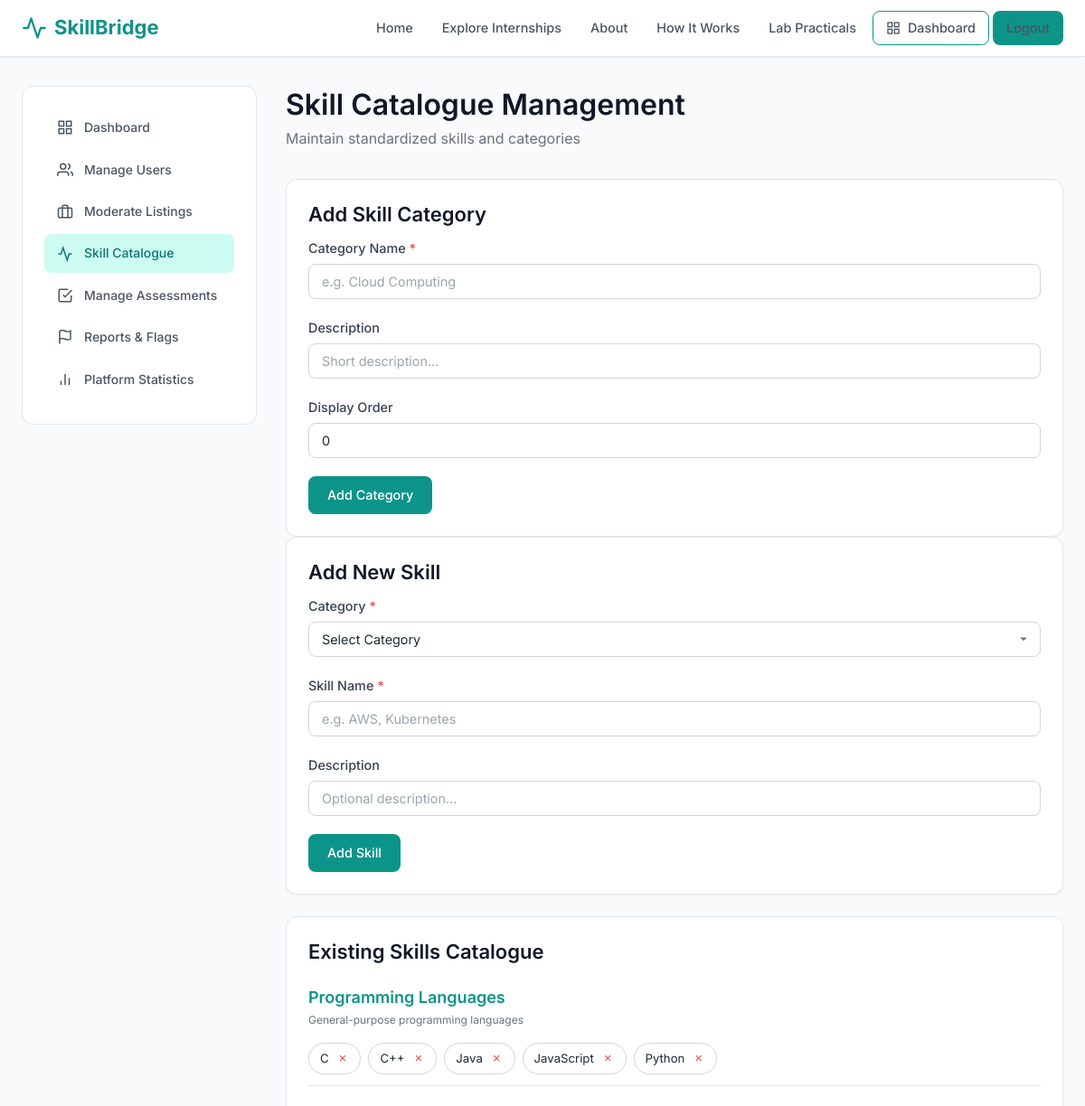
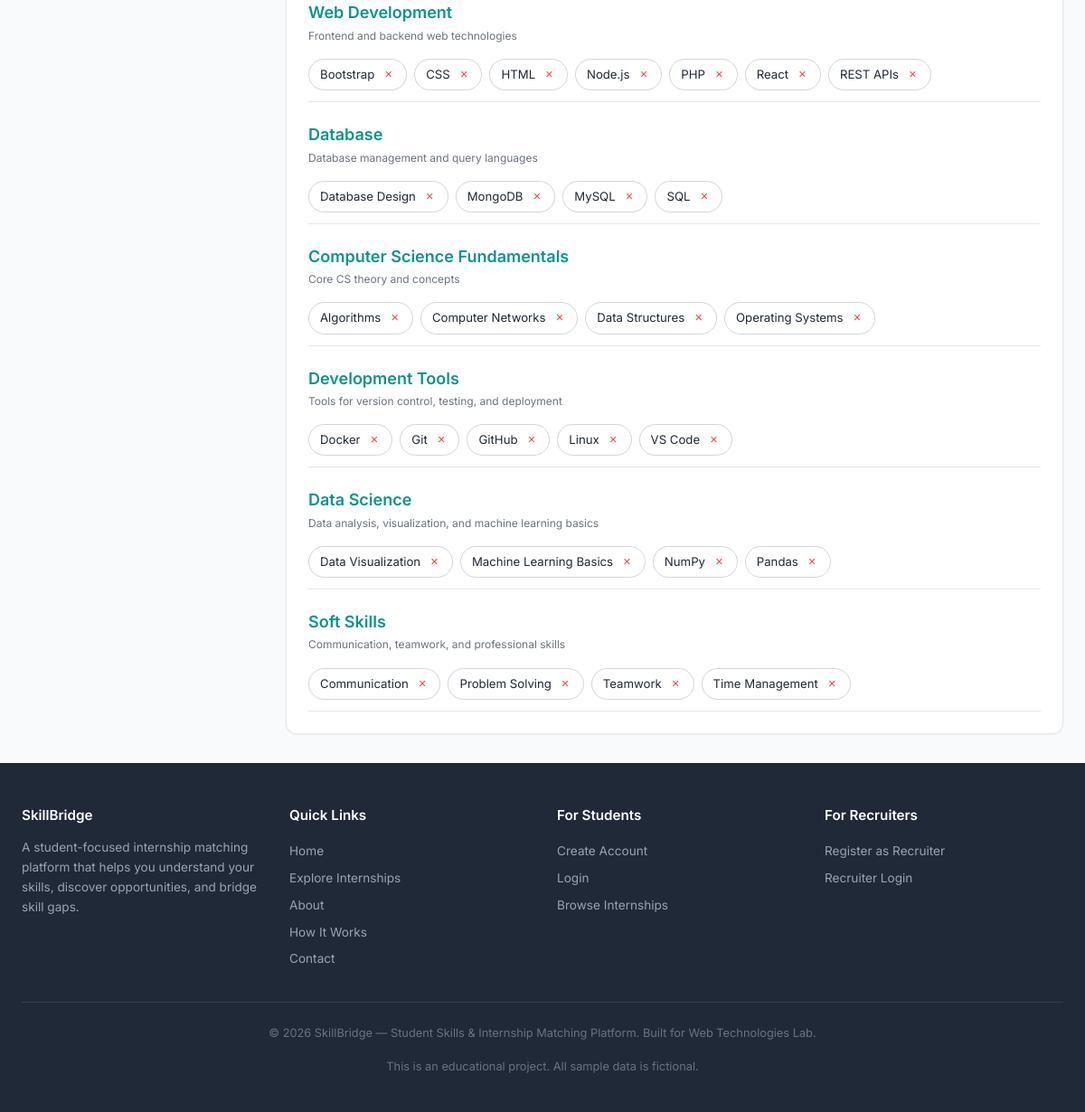
/admin/skills.php (signed in), run on the app's committed database (2 pictures, top to bottom).
### tables this page shows
CREATE TABLE skill_categories (
    id INT AUTO_INCREMENT PRIMARY KEY,
    name VARCHAR(100) NOT NULL,
    description VARCHAR(255) DEFAULT NULL,
    display_order INT DEFAULT 0,
    UNIQUE KEY uk_name (name)
);

CREATE TABLE skills (
    id INT AUTO_INCREMENT PRIMARY KEY,
    category_id INT NOT NULL,
    name VARCHAR(100) NOT NULL,
    description VARCHAR(255) DEFAULT NULL,
    UNIQUE KEY uk_name (name),
    FOREIGN KEY (category_id) REFERENCES skill_categories(id) ON DELETE CASCADE,
    INDEX idx_category (category_id)
);

### includes/functions.php (called while the page is built, shortened)
<?php
function e(?string $str): string {
    return htmlspecialchars($str ?? '', ENT_QUOTES, 'UTF-8');
}

### admin/skills.php (the view, shortened to what this page needs)
<?php
require_once __DIR__ . '/../includes/functions.php';
$db = getDB();
$categories = $db->query('SELECT * FROM skill_categories ORDER BY display_order, name')->fetchAll();
$allSkills = $db->query('SELECT s.*, sc.name AS category_name FROM skills s JOIN skill_categories sc ON sc.id = s.category_id ORDER BY sc.display_order, s.name')->fetchAll();
$grouped = [];
foreach ($allSkills as $s) {
    $grouped[$s['category_name']][] = $s;
}
include __DIR__ . '/../includes/header.php';
?>
<div class="main-content">
<div class="container">
    <div class="dashboard-layout">
        <?php include __DIR__ . '/sidebar.php'; ?>
        <div>
            <div class="page-header">
                <h1>Skill Catalogue Management</h1>
                <p>Maintain standardized skills and categories</p>
            </div>
            <div class="card-grid-2 mb-3">
                <div class="card">
                    <h3>Add Skill Category</h3>
                    <form method="POST" data-validate>
                        <div class="form-group">
                            <label>Category Name <span class="required">*</span></label>
                            <input type="text" name="cat_name" class="form-control" required placeholder="e.g. Cloud Computing">
                        </div>
                        <div class="form-group">
                            <label>Description</label>
                            <input type="text" name="cat_desc" class="form-control" placeholder="Short description...">
                        </div>
                        <div class="form-group">
                            <label>Display Order</label>
                            <input type="number" name="display_order" class="form-control" value="0">
                        </div>
                        <button type="submit" class="btn btn-primary">Add Category</button>
                    </form>
                </div>
                <div class="card">
                    <h3>Add New Skill</h3>
                    <form method="POST" data-validate>
                        <div class="form-group">
                            <label>Category <span class="required">*</span></label>
                            <select name="category_id" class="form-control" required>
                                <option value="">Select Category</option>
                            </select>
                        </div>
                        <div class="form-group">
                            <label>Skill Name <span class="required">*</span></label>
                            <input type="text" name="skill_name" class="form-control" required placeholder="e.g. AWS, Kubernetes">
                        </div>
                        <div class="form-group">
                            <label>Description</label>
                            <input type="text" name="skill_desc" class="form-control" placeholder="Optional description...">
                        </div>
                        <button type="submit" class="btn btn-primary">Add Skill</button>
                    </form>
                </div>
            </div>
            <div class="card">
                <h3>Existing Skills Catalogue</h3>
                <?php foreach ($categories as $cat): ?>
                <div style="margin-top:1.5rem; padding-bottom:0.75rem; border-bottom:1px solid var(--gray-200);">
                    <h4 style="color:var(--primary);margin-bottom:0.25rem;"><?php echo e($cat['name']); ?></h4>
                    <p class="text-xs text-muted mb-2"><?php echo e($cat['description']); ?></p>
                    <div class="d-flex flex-wrap gap-1">
                        <?php
                        $skillsInCat = $grouped[$cat['name']] ?? [];
                        if (empty($skillsInCat)): ?>
                            <span class="text-xs text-muted">No skills in this category yet.</span>
                        <?php else:
                            foreach ($skillsInCat as $sk): ?>
                            <div class="skill-chip d-flex align-center gap-1">
                                <span><?php echo e($sk['name']); ?></span>
                                <form method="POST" style="display:inline;" onsubmit="return confirm('Delete this skill?')">
                                    <button type="submit" style="background:none;border:none;color:var(--danger);cursor:pointer;font-size:0.9rem;padding:0 0.2rem;">&times;</button>
                                </form>
                            </div>
                        <?php endforeach; endif; ?>
                    </div>
                </div>
                <?php endforeach; ?>
            </div>
        </div>
    </div>
</div>
</div>
<?php include __DIR__ . '/../includes/footer.php'; ?>

### assets/css/style.css (style rules this page uses)
:root { --primary: #0d9488; --primary-dark: #0f766e; --primary-light: #ccfbf1; --secondary: #4f46e5; --secondary-light: #e0e7ff; --accent: #f59e0b; --success: #10b981; --danger: #ef4444; --warning: #f59e0b; --info: #3b82f6; --purple: #8b5cf6; --gray-50: #f9fafb; --gray-100: #f3f4f6; --gray-200: #e5e7eb; --gray-300: #d1d5db; --gray-400: #9ca3af; --gray-500: #6b7280; --gray-600: #4b5563; --gray-700: #374151; --gray-800: #1f2937; --gray-900: #111827; --white: #ffffff; --font-sans: 'Inter', -apple-system, BlinkMacSystemFont, 'Segoe UI', Roboto, sans-serif; --font-mono: 'Fira Code', 'Consolas', monospace; --shadow-sm: 0 1px 2px 0 rgba(0,0,0,0.05); --shadow: 0 1px 3px 0 rgba(0,0,0,0.1), 0 1px 2px -1px rgba(0,0,0,0.1); --shadow-md: 0 4px 6px -1px rgba(0,0,0,0.1), 0 2px 4px -2px rgba(0,0,0,0.1); --shadow-lg: 0 10px 15px -3px rgba(0,0,0,0.1), 0 4px 6px -4px rgba(0,0,0,0.1); --radius: 8px; --radius-lg: 12px; --transition: all 0.2s ease; }
*, *::before, *::after { margin: 0; padding: 0; box-sizing: border-box; }
html { scroll-behavior: smooth; font-size: 16px; }
body { font-family: var(--font-sans); color: var(--gray-800); background-color: var(--gray-50); line-height: 1.6; min-height: 100vh; display: flex; flex-direction: column; }
h1, h2, h3, h4, h5, h6 { color: var(--gray-900); font-weight: 600; line-height: 1.3; margin-bottom: 0.5em; }
h1 { font-size: 2rem; }
h3 { font-size: 1.375rem; }
h4 { font-size: 1.125rem; }
p { margin-bottom: 1rem; }
.container { width: 100%; max-width: 1200px; margin: 0 auto; padding: 0 1.5rem; }
.main-content { flex: 1; padding: 2rem 0; }
.btn { display: inline-flex; align-items: center; gap: 0.5rem; padding: 0.625rem 1.25rem; border: 1px solid transparent; border-radius: var(--radius); font-size: 0.9rem; font-weight: 500; cursor: pointer; transition: var(--transition); text-align: center; text-decoration: none; line-height: 1.4; font-family: inherit; }
.btn-primary { background: var(--primary); color: var(--white); }
.card { background: var(--white); border: 1px solid var(--gray-200); border-radius: var(--radius-lg); padding: 1.5rem; box-shadow: var(--shadow-sm); transition: var(--transition); }
.card-grid-2 { grid-template-columns: repeat(auto-fill, minmax(320px, 1fr)); }
.form-group { margin-bottom: 1.25rem; }
.form-group label { display: block; margin-bottom: 0.375rem; font-weight: 500; font-size: 0.9rem; color: var(--gray-700); }
.form-group label .required { color: var(--danger); }
.form-control { width: 100%; padding: 0.625rem 0.875rem; border: 1px solid var(--gray-300); border-radius: var(--radius); font-size: 0.9rem; font-family: inherit; color: var(--gray-800); background: var(--white); transition: var(--transition); }
.form-control::placeholder { color: var(--gray-400); }
select.form-control { appearance: none; background-repeat: no-repeat; background-position: right 0.75rem center; padding-right: 2.5rem; }
.skill-chip { display: inline-flex; align-items: center; gap: 0.375rem; padding: 0.375rem 0.75rem; border: 1px solid var(--gray-300); border-radius: 9999px; font-size: 0.825rem; cursor: pointer; transition: var(--transition); background: var(--white); }
.dashboard-layout { display: grid; grid-template-columns: 260px 1fr; gap: 2rem; min-height: calc(100vh - 140px); }
.sidebar-nav a svg { width: 18px; height: 18px; flex-shrink: 0; }
.page-header { margin-bottom: 2rem; }
.page-header h1 { margin-bottom: 0.25rem; }
.page-header p { color: var(--gray-500); margin-bottom: 0; }
.text-muted { color: var(--gray-500); }
.text-xs { font-size: 0.75rem; }
.mb-2 { margin-bottom: 1rem; }
.mb-3 { margin-bottom: 1.5rem; }
.d-flex { display: flex; }
.flex-wrap { flex-wrap: wrap; }
.align-center { align-items: center; }
.gap-1 { gap: 0.5rem; }

### data on the page
skill_categories: name "Programming Languages", description "General-purpose programming languages"
skills: name "C"
skills: name "C++"
skills: name "Java"
skills: name "JavaScript"
skills: name "Python"
skill_categories: name "Web Development", description "Frontend and backend web technologies"
skills: name "Bootstrap"
skills: name "CSS"
skills: name "HTML"
skills: name "Node.js"
skills: name "PHP"
skills: name "React"
skills: name "REST APIs"
skill_categories: name "Database", description "Database management and query languages"
skills: name "Database Design"
skills: name "MongoDB"
skills: name "MySQL"
skills: name "SQL"
skill_categories: name "Computer Science Fundamentals", description "Core CS theory and concepts"
skills: name "Algorithms"
skills: name "Computer Networks"
skills: name "Data Structures"
skills: name "Operating Systems"
skill_categories: name "Development Tools", description "Tools for version control, testing, and deployment"
skills: name "Docker"
skills: name "Git"
skills: name "GitHub"
skills: name "Linux"
skills: name "VS Code"
skill_categories: name "Data Science", description "Data analysis, visualization, and machine learning basics"
skills: name "Data Visualization"
skills: name "Machine Learning Basics"
skills: name "NumPy"
skills: name "Pandas"
skill_categories: name "Soft Skills", description "Communication, teamwork, and professional skills"
skills: name "Communication"
skills: name "Problem Solving"
skills: name "Teamwork"
skills: name "Time Management"

### other printed values
$l[1] "Dashboard"
$l[1] "Manage Users"
$l[1] "Moderate Listings"
$l[1] "Skill Catalogue"
$l[1] "Manage Assessments"
$l[1] "Reports & Flags"
$l[1] "Platform Statistics"
